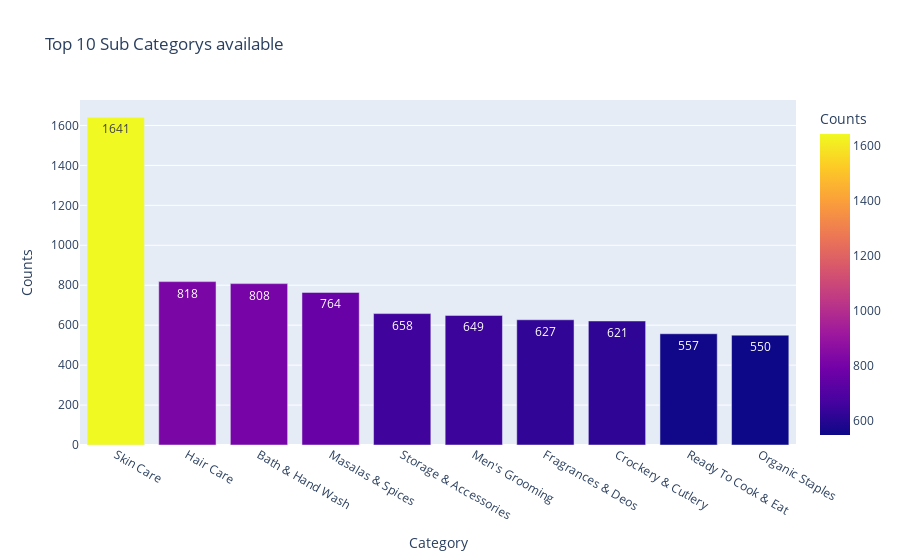

Notebook source saved alongside this figure:
### Code cell
px.bar(counts_df_1,
 x='Category',
 y='Counts',
 color='Counts',title="Top 10 Sub Categorys available",text_auto=True)

### Figure 1 — Plotly figure (JSON) as saved in the notebook; plotly's stock layout.template omitted (floating-point values rounded to 4 significant figures)
{"data": [{"alignmentgroup": "True", "hovertemplate": "Category=%{x}<br>Counts=%{marker.color}<extra></extra>", "legendgroup": "", "marker": {"color": [1641, 818, 808, 764, 658, 649, 627, 621, 557, 550], "coloraxis": "coloraxis", "pattern": {"shape": ""}}, "name": "", "offsetgroup": "", "orientation": "v", "showlegend": false, "textposition": "auto", "texttemplate": "%{y}", "type": "bar", "x": ["Skin Care", "Hair Care", "Bath & Hand Wash", "Masalas & Spices", "Storage & Accessories", "Men's Grooming", "Fragrances & Deos", "Crockery & Cutlery", "Ready To Cook & Eat", "Organic Staples"], "xaxis": "x", "y": [1641, 818, 808, 764, 658, 649, 627, 621, 557, 550], "yaxis": "y"}], "layout": {"barmode": "relative", "coloraxis": {"colorbar": {"title": {"text": "Counts"}}, "colorscale": [[0, "#0d0887"], [0.1111, "#46039f"], [0.2222, "#7201a8"], [0.3333, "#9c179e"], [0.4444, "#bd3786"], [0.5556, "#d8576b"], [0.6667, "#ed7953"], [0.7778, "#fb9f3a"], [0.8889, "#fdca26"], [1, "#f0f921"]]}, "legend": {"tracegroupgap": 0}, "title": {"text": "Top 10 Sub Categorys available"}, "xaxis": {"anchor": "y", "domain": [0, 1], "title": {"text": "Category"}}, "yaxis": {"anchor": "x", "domain": [0, 1], "title": {"text": "Counts"}}}}
